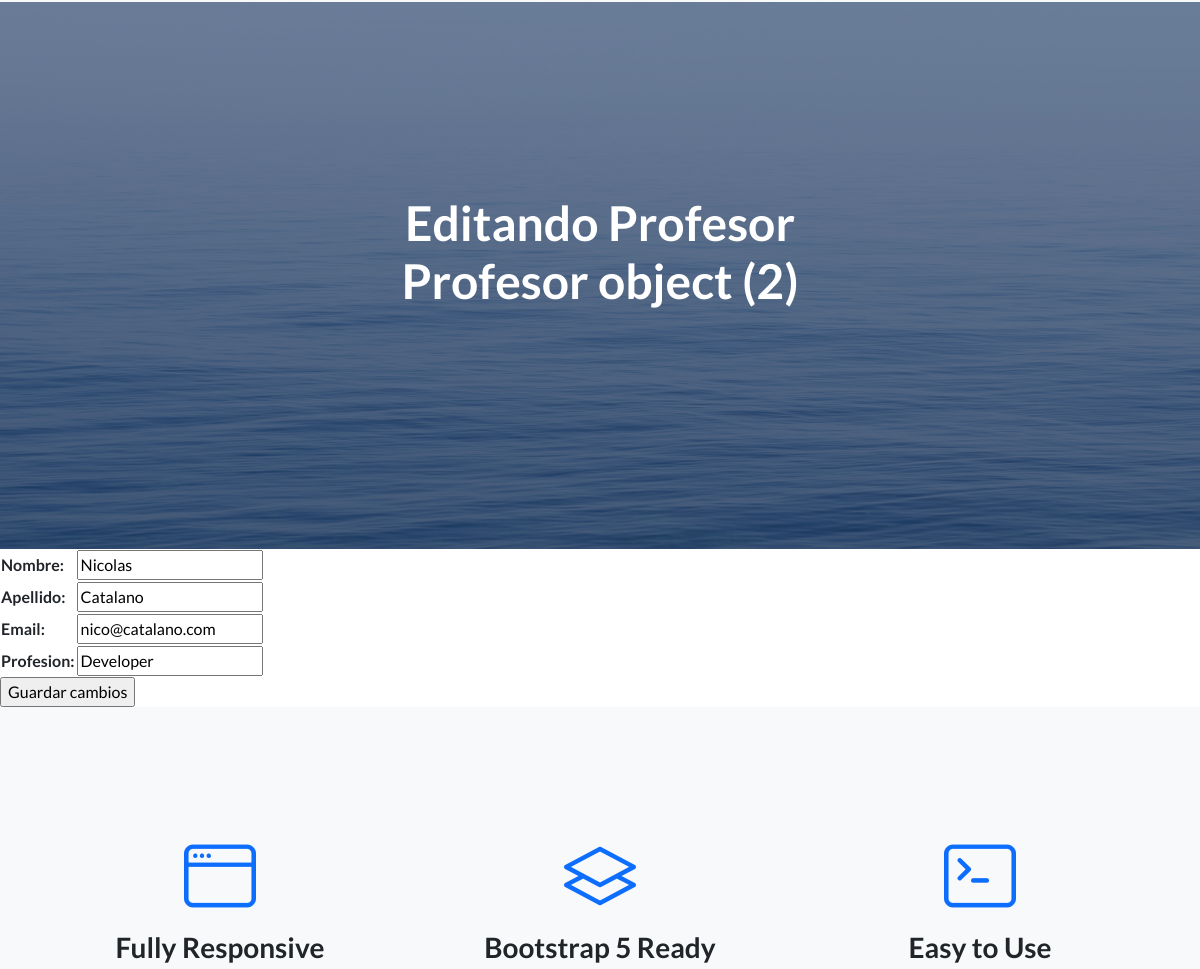
Page /AppCoder/editarProfesor/2 (signed in, middle part) on the earlier database version.
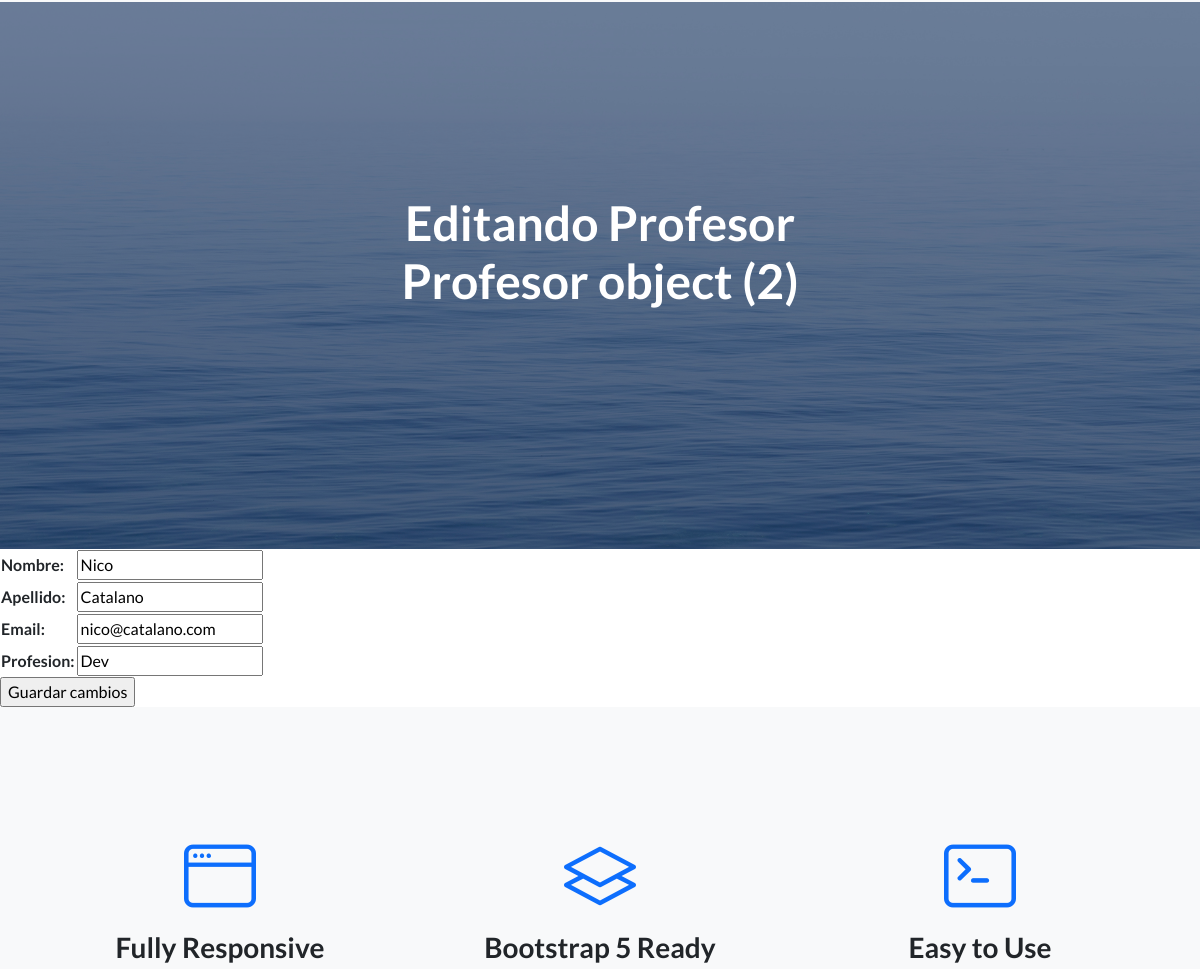
Same page on the later database version.
### AppCoder/models.py (models this page shows)
class Profesor(models.Model):
    nombre= models.CharField(max_length=50)
    apellido= models.CharField(max_length=50)
    email= models.EmailField()
    profesion= models.CharField(max_length=50)

### AppCoder/views.py (the view)
# urls.py: path('editarProfesor/<id>', editarProfesor, name="editarProfesor"),
@login_required
def editarProfesor(request, id):
    profesor=Profesor.objects.get(id=id)
    if request.method=="POST":
        form=ProfeForm(request.POST)
        if form.is_valid():
            informacion=form.cleaned_data
            print(informacion)
            profesor.nombre=informacion["nombre"]
            profesor.apellido=informacion["apellido"]
            profesor.email=informacion["email"]
            profesor.profesion=informacion["profesion"]
            profesor.save()
            return render(request, "AppCoder/inicio.html", {"mensaje": "PROFESOR CREADO CORRECTAMENTE!!", "imagen":obtenerAvatar(request)})
    else:
        formulario=ProfeForm(initial={"nombre":profesor.nombre, "apellido":profesor.apellido, "email":profesor.email, "profesion":profesor.profesion})
    return render(request, "AppCoder/editarProfesor.html", {"form":formulario, "profesor":profesor, "imagen":obtenerAvatar(request)})

### AppCoder/forms.py
class ProfeForm(forms.Form):
    nombre=forms.CharField(max_length=50)
    apellido=forms.CharField(max_length=50)
    email=forms.EmailField()
    profesion=forms.CharField(max_length=50)

### AppCoder/views.py (called while the page is built)
def obtenerAvatar(request):
    lista=Avatar.objects.filter(user=request.user)
    if len(lista)!=0:
        imagen=lista[0].imagen.url
    else:
        imagen="/media/avatares/avatarpordefecto.png"
    return imagen

### AppCoder/templates/AppCoder/editarProfesor.html
{% extends "AppCoder/padre.html" %}
{% load static %}
{% block titulo %}
<h1 class="mb-5">Editando Profesor {{ profesor }}</h1>
{% endblock %}
{% block contenido_que_cambia %}
<form action="{% url 'editarProfesor' profesor.id %}" method="POST"> {% csrf_token %}
    <table>
        {{form.as_table}}
    <table>
    <input type="submit" value="Guardar cambios">
</form>
{% endblock %}

Differences in the rows shown:
changed Profesor "Profesor object (2)": nombre "Nicolas" → "Nico"; profesion "Developer" → "Dev"
